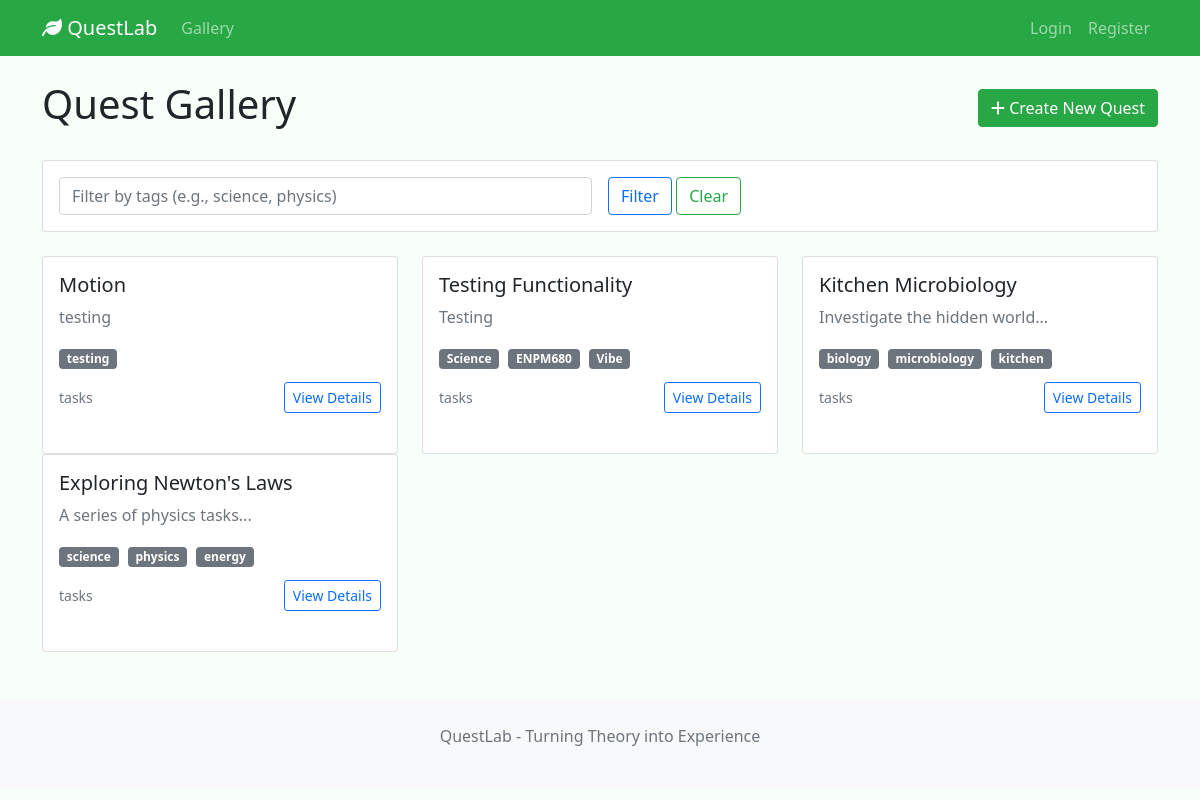
The app's page /, older data.
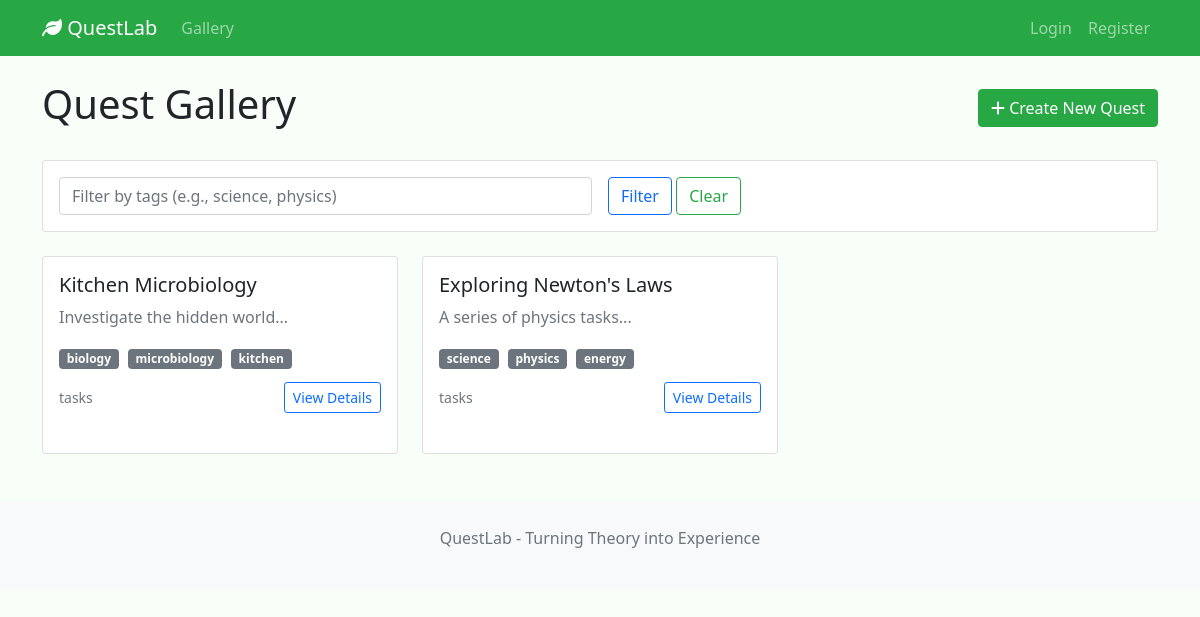
The same page, newer data.
### app/models/quest.py (models this page shows, shortened)
class Quest(db.Model):
    __tablename__ = 'quests'
    id = db.Column(db.String(36), primary_key=True, default=generate_uuid)
    title = db.Column(db.String(200), nullable=False)
    description = db.Column(db.Text)
    tags = db.Column(db.Text)
    created_at = db.Column(db.DateTime, default=datetime.utcnow)
    published = db.Column(db.Boolean, default=False)
    tasks = db.relationship('Task', backref='quest', lazy='dynamic',
                          cascade='all, delete-orphan', order_by='Task.task_order')
    def _tags_to_list(self):
        import json
        if not self.tags:
            return []
        try:
            return json.loads(self.tags)
        except Exception:
            return [t.strip() for t in str(self.tags).split(',') if t.strip()]
    @property
    def tags_list(self):
        return self._tags_to_list()

### app/routes/quest_routes.py (the view)
@quest_bp.route('/')
def gallery():
    tags_filter = sanitize_input(request.args.get('tags', ''))
    filters = {'tags': tags_filter} if tags_filter else None
    quests = QuestService.get_published_quests(filters)
    return render_template('gallery.html', quests=quests)

### app/services/quest_service.py (called while the page is built, shortened)
    @staticmethod
    def get_published_quests(filters=None):
        query = Quest.query.filter_by(published=True)
        quests = query.order_by(Quest.created_at.desc()).all()
        return quests

### app/utils/security.py (called while the page is built)
def sanitize_input(text, max_length: int = 5000):
    if text is None:
        return ''
    text = re.sub(r'[<>]', '', str(text))
    cleaned = text.strip()
    if max_length and max_length > 0:
        return cleaned[:max_length]
    return cleaned

### app/templates/gallery.html (shortened to what this page needs)
{% extends "base.html" %} {% block content %}
<div class="row">
  <div class="col-12">
    <div class="d-flex justify-content-between align-items-center mb-4">
      <h1>Quest Gallery</h1>
      <a href="{{ url_for('quest.create_quest') }}" class="btn btn-primary">
        <i class="fas fa-plus"></i> Create New Quest
      </a>
    </div>
    <div class="card mb-4">
      <div class="card-body">
        <form method="get" class="row g-3">
          <div class="col-md-6">
            <input
              type="text"
              name="tags"
              class="form-control"
              placeholder="Filter by tags (e.g., science, physics)"
              value="{{ request.args.get('tags', '') }}"
            />
          </div>
          <div class="col-md-6">
            <button type="submit" class="btn btn-outline-primary">
              Filter
            </button>
            <a
              href="{{ url_for('quest.gallery') }}"
              class="btn btn-outline-secondary"
              >Clear</a
            >
          </div>
        </form>
      </div>
    </div>
    {% if quests %}
    <div class="row">
      {% for quest in quests %}
      <div class="col-md-6 col-lg-4">
        <div class="card quest-card h-100">
          <div class="card-body">
            <h5 class="card-title">{{ quest.title }}</h5>
            <p class="card-text text-muted">
              {{ quest.description[:100] }}
            </p>
            {% set tag_list = quest.tags_list if quest.tags_list is not none else [] %}
            {% if tag_list %}
            <div class="mb-2">
              {% for tag in tag_list %}
              <span class="badge bg-secondary tag-badge">{{ tag }}</span>
              {% endfor %}
            </div>
            {% endif %}
            <div class="d-flex justify-content-between align-items-center">
              <small class="text-muted">{{ quest.task_count }} tasks</small>
              <a
                href="{{ url_for('quest.quest_detail', quest_id=quest.id) }}"
                class="btn btn-sm btn-outline-primary"
                >View Details</a
              >
            </div>
          </div>
        </div>
      </div>
      {% endfor %}
    </div>
    {% endif %}
  </div>
</div>
{% endblock %}

### app/templates/base.html (shortened to what this page needs)
<!DOCTYPE html>
<html lang="en">
  <head>
    <link
      href="https://cdn.jsdelivr.net/npm/bootstrap@5.1.3/dist/css/bootstrap.min.css"
      rel="stylesheet"
    />
    <link
      href="https://cdnjs.cloudflare.com/ajax/libs/font-awesome/6.0.0/css/all.min.css"
      rel="stylesheet"
    />
  </head>
  <body>
    <nav class="navbar navbar-expand-lg navbar-dark bg-success">
      <div class="container">
        <a class="navbar-brand" href="{{ url_for('quest.gallery') }}">
          <i class="fas fa-leaf"></i> QuestLab
        </a>
        <div class="collapse navbar-collapse" id="navbarNav">
          <ul class="navbar-nav me-auto mb-2 mb-lg-0">
            <li class="nav-item">
              <a class="nav-link" href="{{ url_for('quest.gallery') }}"
                >Gallery</a
              >
            </li>
          </ul>
          <ul class="navbar-nav">
            {% if current_user.is_authenticated %}
            <li class="nav-item">
              <span class="navbar-text me-2"
                >Hello, {{ current_user.username }}!</span
              >
            </li>
            <li class="nav-item">
              <a class="nav-link" href="{{ url_for('auth.logout') }}">Logout</a>
            </li>
            {% else %}
            <li class="nav-item">
              <a class="nav-link" href="{{ url_for('auth.login') }}">Login</a>
            </li>
            <li class="nav-item">
              <a class="nav-link" href="{{ url_for('auth.register') }}"
                >Register</a
              >
            </li>
            {% endif %}
          </ul>
        </div>
      </div>
    </nav>
    <main class="container mt-4">
       {% block content %}{% endblock %}
    </main>
    <footer class="bg-light mt-5 py-4">
      <div class="container text-center">
        <p class="text-muted">QuestLab - Turning Theory into Experience</p>
      </div>
    </footer>
  </body>
</html>

### app/templates/base.html (style rules this page uses)
:root { --bs-primary: #28a745; --bs-secondary: #198754; }
body { background-color: #f8fff8; }
.navbar { background-color: var(--bs-primary) !important; }
.btn-primary { background-color: var(--bs-primary) !important; border-color: var(--bs-primary) !important; }
.btn-outline-secondary { color: var(--bs-primary); border-color: var(--bs-primary); }
.quest-card { transition: transform 0.2s; margin-bottom: 1.5rem; }
.tag-badge { margin-right: 0.3rem; margin-bottom: 0.3rem; }

Row changes from the older to the newer data that the page shows:
removed Quest: title "Motion", description "testing", tag_list "testing"
removed Quest: title "Testing Functionality", description "Testing", tag_list "Science" "ENPM680" "Vibe"
